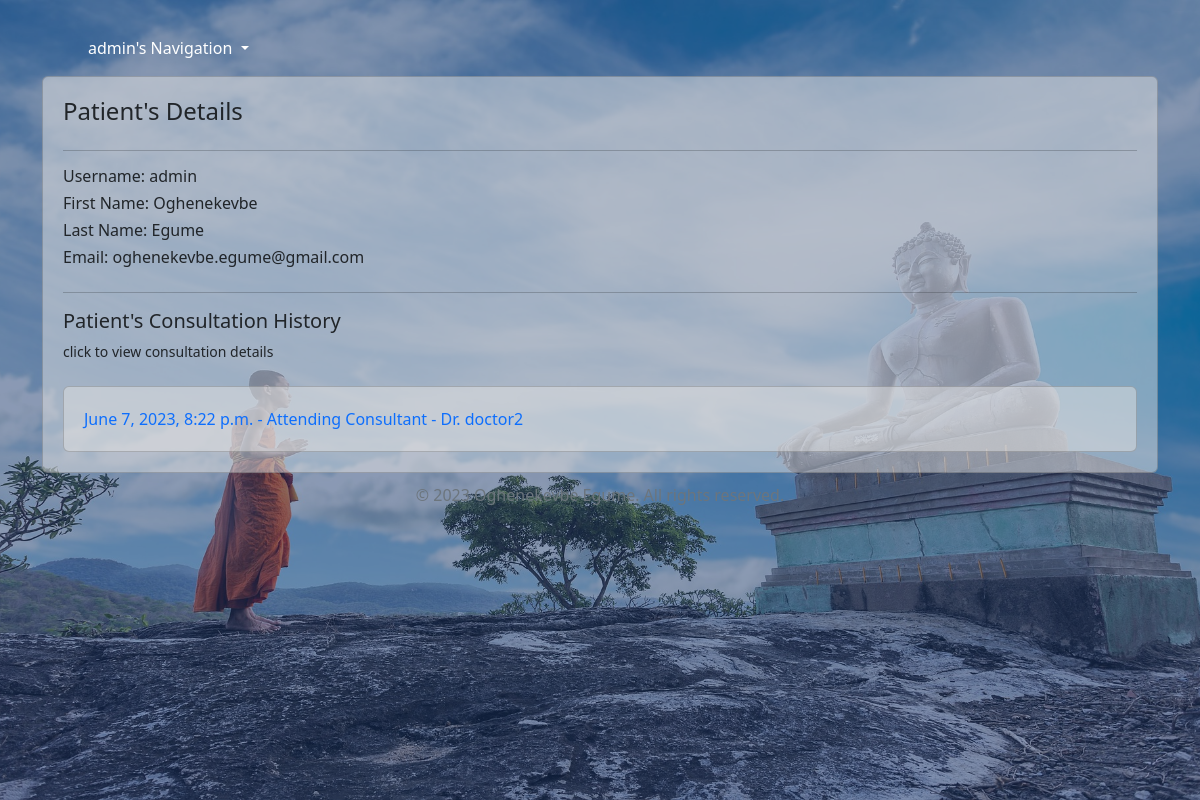
/patient_detail/9 (signed in), run on an earlier commit of the app's database.
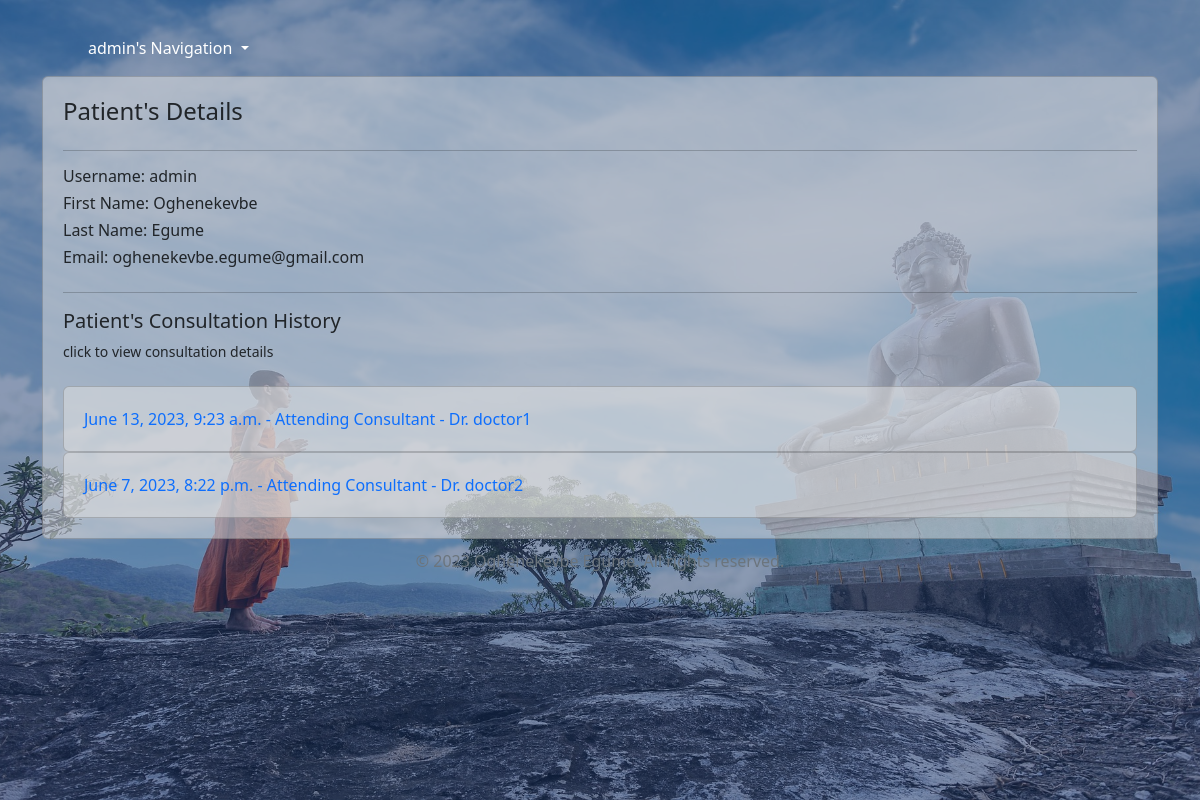
And on a later commit of the database.
### life/models.py (models this page shows, shortened)
class Consultation(models.Model):
    doctor = models.ForeignKey(Doctor, on_delete=models.CASCADE, null=True, related_name='patient')
    patient = models.ForeignKey(Patient, on_delete=models.CASCADE)
    date = models.DateTimeField(default=datetime.now)
    complaint = models.TextField(default='')
    comment = models.ForeignKey('ConsultationComment', on_delete=models.CASCADE, null=True, blank=True, related_name='consultation_comments')
    class Meta:
        ordering = ['-date']

class Doctor(models.Model):
    user = models.ForeignKey(User, on_delete=models.CASCADE, null=True)
    def __str__(self):
        if self.user:
            return f'Dr. {self.user.username}'
        else:
            return 'Unassigned Doctor'

### life/views.py (the view)
# urls.py: path("patient_detail/<str:pk>", PatientProfileDetail.as_view(), name="patient_detail"),
class PatientProfileDetail(StaffMixin,DetailView):
    model = Patient
    template_name = "patient_detail.html"
    def get_context_data(self, **kwargs):
        context = super().get_context_data(**kwargs)
        patients = self.get_object()
        consultation = self.object.consultation_set.all()
        context['consultation'] = consultation
        context["patients"] = patients
        return context

### life/views.py (called while the page is built)
    def test_func(self):
        return self.request.user.is_staff

### life/templates/patient_detail.html (shortened to what this page needs)
{% extends 'base.html' %}
{% block content %}
    <div class="container">
        <div class="row">
           <div class="card" style="background-color: rgba(225, 225, 225, 0.5); padding: 20px;">
            <h4>Patient's Details</h4>
            <hr>
            <h6>Username: {{patient.user}}</h6>
            <h6>First Name: {{patient.user.first_name}}</h6>
            <h6>Last Name: {{patient.user.last_name}}</h6>
            <h6>Email: {{patient.user.email}}</h6>
            <hr>
            <h5>Patient's Consultation History</h5>
            <small>click to view consultation details</small> <br>
            <div class="consult-history">
                {% if consultation %}
                    {% for patient in consultation %}
                        <div class="card" style="background-color: rgba(225, 225, 225, 0.5); padding: 20px;">
                            <a href="{% url 'professional_detail' patient.pk %}" style="text-decoration: none;">{{patient.date}} - Attending Consultant - {{patient.doctor}} </a>
                        </div>
                    {% endfor %}
                {% else %}
                    <em>There are no consultations for this patient</em>
                {% endif %}
            </div>
            </div>
        </div>
    </div>
{% endblock content %}

What changed in the data, as far as the page shows it:
added Consultation: date "June 13, 2023, 9:23 a.m.", doctor "Dr. doctor1"
